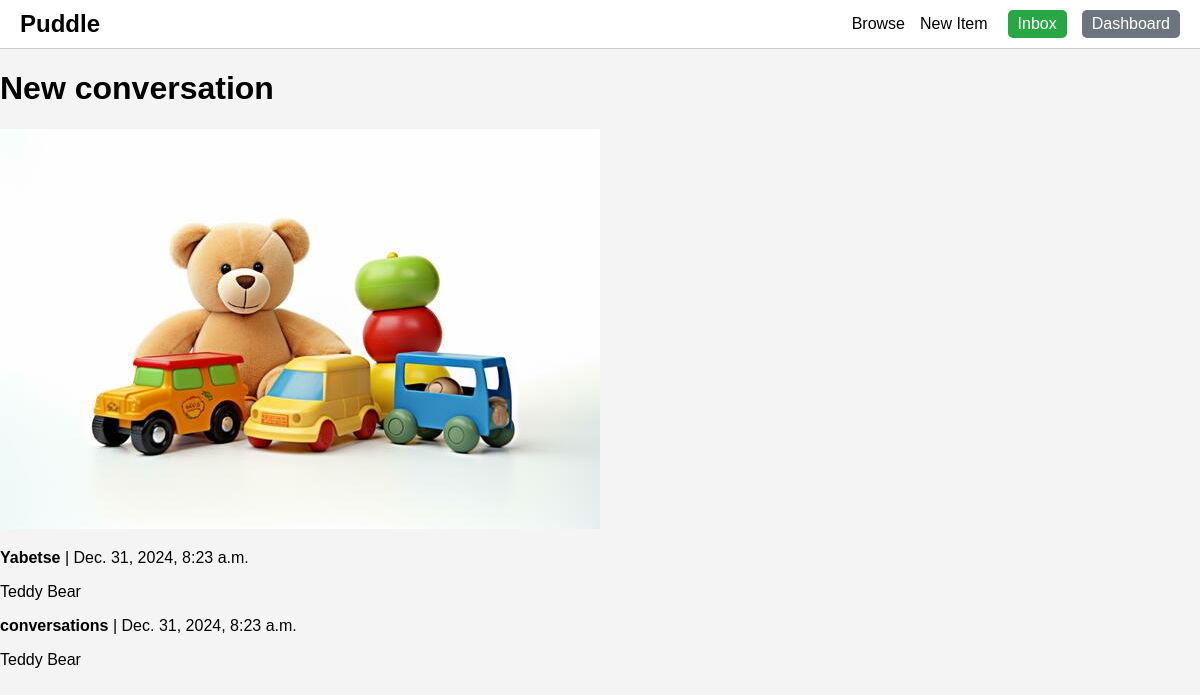
The page /inbox/ (signed in) on the database its author committed.
### conversation/models.py (models this page shows)
class Conversation(models.Model):
    item = models.ForeignKey(Item, related_name='conversations', on_delete=models.CASCADE)
    members = models.ManyToManyField(User, related_name='conversations')
    created_at = models.DateTimeField(auto_now_add=True)
    modified_at = models.DateTimeField(auto_now=True)
    class Meta:
        ordering = ("-modified_at",)

### item/models.py (models this page shows, shortened)
class Item(models.Model):
    category = models.ForeignKey(Category, related_name='items', on_delete=models.CASCADE)
    name = models.CharField(max_length=255)
    description = models.TextField(blank=True, null=True)
    image = models.ImageField(upload_to='item_images', blank=True, null=True)
    price = models.FloatField()
    is_sold = models.BooleanField(default=False)
    created_by = models.ForeignKey(User, related_name='items', on_delete=models.CASCADE)
    created_at = models.DateTimeField(auto_now_add=True)

### conversation/views.py (the view)
# urls.py: path('', views.inbox, name="inbox"),
@login_required
def inbox(request):
        conversations = Conversation.objects.filter(members__in=[request.user.id])
        return render(request, 'conversation/inbox.html', {
             'conversations': conversations
        })

### conversation/templates/conversation/inbox.html (shortened to what this page needs)
{% extends 'core/base.html' %}
{% load static %}
{% block body %}
<h1>New conversation</h1>
<div class="glue">
    {% for conversation in conversations %}
    <a href="{% url 'conversation:detail' conversation.id %}">
        <div class="gla">
            <img src="{{conversation.item.image.url}}">
        </div>
        <div class="gli">
            {% for member in conversation.members.all %}
            {% if members != request.user %}
                <p><strong>{{member.username}}</strong> | {{conversation.modified_at}}</p>
                <p>{{conversation.item.name}}</p>
            {% endif %}
            {% endfor %}
        </div>
    </a>
    {% endfor %}
</div>
{% endblock %}

### core/static/core/yab.css (style rules this page uses)
body { font-family: Arial, sans-serif; margin: 0; padding: 0; background-color: #f4f4f4; }
body { font-family: 'Arial', sans-serif; margin: 0; padding: 0; background-color: #f8f8f8; }
a { text-decoration: none; color: inherit; }
body { font-family: Arial, sans-serif; background-color: #f4f4f4; margin: 0; padding: 0; }

### rows shown on the page
Conversation: item.image (picture), modified_at "Dec. 31, 2024, 8:23 a.m.", item.name "Teddy Bear"

### other values the page prints
{{ member.username }} "Yabetse"
{{ member.username }} "conversations"
